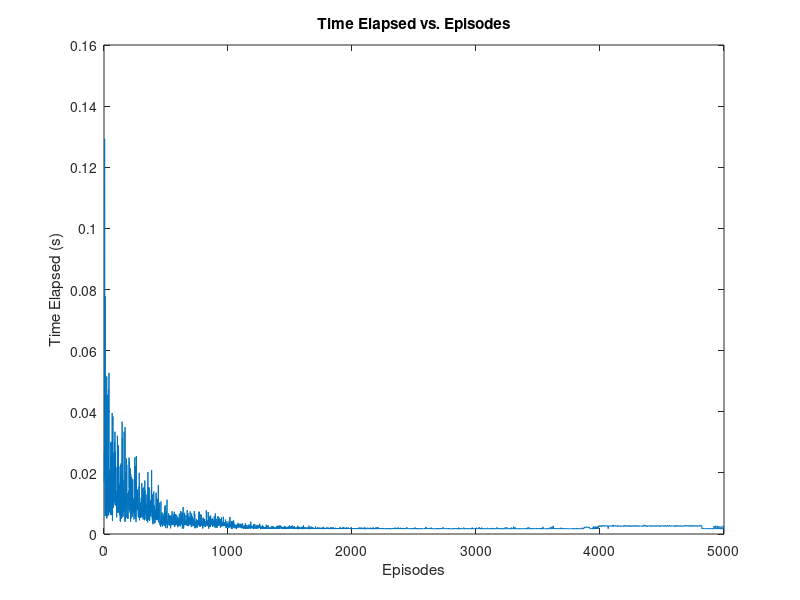

Recreate this plot in MATLAB. (Note: this script raises an error after producing the figure.)
%% Pingu searches for Robbie the seal
% Alexander Tarroni and Urvi Parekh

clear all
clc
% Initialise the 5x5 matrix representing igloos

S = reshape(1:100,10,10)';

% Initialise the empty 25x25 matrix for the transition function to fill
ST = zeros(100,100);

% Loop twice over the matrix to compare the adjacency of the states
% If the state satisfies the condition of being directly above, below,
% right or left (i.e. no diagonal moves), indicate a move is possible with a 1.
[rows, cols] = size(S);
for x1 = 1:rows
    for y1 = 1:cols
        for x2 = 1:rows
            for y2 = 1:cols
                if (((abs(x1-x2) == 1) && (abs(y1-y2) == 0)) || ((abs(x1-x2) == 0) && (abs(y1-y2) == 1))) == 1
                ST(S(x1,y1), S(x2,y2)) = 1;
                end
            end
        end
    end
end
%% Reward Matrix 
% rows = agent is now in the sate 
% columns = agent to go in the state 
R = csvread('R100.csv',1,1);

% Initialise the Q matrix as a zero matrix
Q = zeros(size(R));  
%% Implementing a random policy


alpha = 0.7;
gamma = 0.7;
episode = 0;
epsilon = 0.9;% set the epsilon value to 0.9
path_list = [];
cum_rew_list = [];
cum_exp_rewList = [];
time_elapsed = [];

for episode = 1:5000
    currentState = 1; % always start at state 1, the top left square on the grid
    step = 1;
    path = [];
    cum_reward = 0;
    cum_exp_reward = 0;
tic
while ((step < 1000)  && (currentState < 100))

    rd = rand; % Generate a uniform random number (rd) for everystep where 0<rd<1 
                % The function rand will generate a random number in interval(0,1)


    % find where there is a one in the state-action matrix ST, indicating a
    % possible move to that state i.e. an action.
    avState = find(ST(currentState, :) == 1);
    [rows, cols] = size(avState); % rows = number of possible actions
    
    Qreward = zeros(4,2); % initialise empty matrix for 'short-term' memory of future rewards

    for i = 1:cols % loops for number of possible actions
         % take the reward value from the Q matrix by indexing with current
         % state and i of possible action
        avStateReward = Q(currentState,avState(i));
        Qreward(i, :) = [avState(i),avStateReward]; % save the available states and their rewards in a 4x2 matrix Qreward.
    end

    if rd >= epsilon % Greedy policy finds maximum reward from the possible moves
        
        maxIndex = find(Qreward(:,2) == max(Qreward(:,2))); 
        actionV = Qreward(maxIndex,1);
        action = [];
        if sum(actionV ~= 0) > 1
            action = randsample(actionV(actionV~=0),1); 
            disp('Chose a random state out of equivalent maximum rewards');
        else
            action = actionV(actionV ~= 0);
        end
        if epsilon >= 0.5
            epsilon = epsilon*0.99999;
        else
            epsilon = epsilon*0.9999;
        end
        disp('Chose Greedy Policy')
    else % The random policy chooses a move at random
        action = randsample(avState,1);
        if epsilon >= 0.5
            epsilon = epsilon*0.99999;
        else
            epsilon = epsilon*0.9999;
        end
        disp('Chose Random Policy')
    end
    
    
    % find where there is a one in the state-action matrix ST, indicating a
    % possible move to that state i.e. an action.
    avState2 = find(ST(action, :) == 1);
    [rows2, cols2] = size(avState2); % gives number of possible actions
    
    Qreward2 = zeros(4,2); % initialise empty matrix for 'short-term' memory of future rewards

    for i = 1:cols2 % loops for number of possible actioons
         % take the reward value from the Q matrix by indexing with current
         % state and i of possible action
        avStateReward2 = Q(action,avState2(i));
        Qreward2(i, :) = [avState2(i),avStateReward2]; % save the available states and their rewards in a 4x2 matrix Qreward.
    end

    % Implementing update rule
    Q(currentState, action) = Q(currentState, action) + alpha*(R(currentState, action) + gamma*(max(Qreward2(:,2)) - Q(currentState, action)));
    cum_reward = cum_reward + R(currentState, action);
    cum_exp_reward = cum_exp_reward + max(Qreward(:,2));
    path = cat(2, path, currentState);
    currentState = action;
    step = step + 1;
end
toc
[pathrw, pathcl] = size(path);
path_list = cat(1, path_list, pathcl);
%cum_rew_list = cat(1, cum_rew_list, cum_reward / (step -1)); % average rewad per step 
cum_rew_list = cat(1, cum_rew_list, cum_reward); %cumulative reward 
episode = episode +1;
time_elapsed = cat(1, time_elapsed,toc);
end

%% Normalise Q-matrix
[qrow, qcol] = size(Q);
QSA = qrow*qcol;
maxQ = max(max(Q));
if maxQ > 0 
    Q = 100*Q/maxQ;
end

%% Plots

figure;
plot(time_elapsed);
ylabel('Time Elapsed (s)');
xlabel('Episodes');
title('Time Elapsed vs. Episodes')

%% %% Plot 2 - combination of path list and cumulative reward

figure;
yyaxis right;
plot(cum_rew_list);
ylabel('Cumulative Reward per episode');
hold on
yyaxis left;
xlabel('Episodes');
plot(path_list);
ylabel('Steps');
